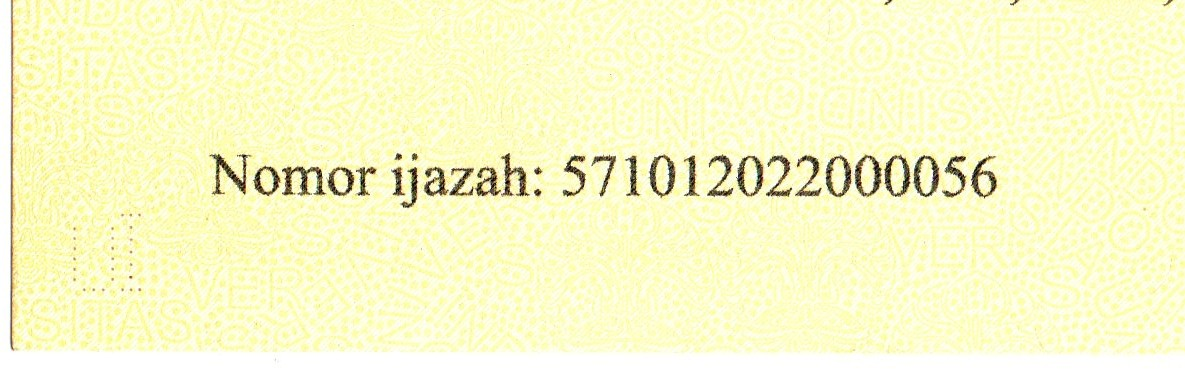
#> input picture Nomor Ijazah/01_HighQuality_Enhanced (1).jpg, 1185 x 369 px
$ python -i main.py   (imports and definitions only)
#> lines starting #> are read from the running program, lines starting #| are printed output that depends on the picture; after the words box and inside, x2 and y2 are one past the last pixel; in counts of white or black regions, pixels touching at a corner belong together
from pathlib import Path
import argparse
import csv
import re
import sys
import cv2
import numpy as np
import pandas as pd
import pytesseract
import matplotlib.pyplot as plt

from pathlib import Path

# Lokasi Tesseract di laptop kamu

pytesseract.pytesseract.tesseract_cmd = (
r"C:\Program Files\Tesseract-OCR\tesseract.exe"
)
# [2 lines not run here, left out]

# =========================================================
# 1. KONFIGURASI FOLDER
# =========================================================
BASE_DIR = Path(__file__).resolve().parent

NOMOR_DIR = BASE_DIR / "Nomor Ijazah"
TANDA_TANGAN_DIR = BASE_DIR / "Tanda Tangan"
KOSONG_DIR = BASE_DIR / "Tanda Tangan Kosong"
OUTPUT_DIR = BASE_DIR / "Hasil"

# [1 line not run here, left out]

GROUND_TRUTH_NUMBER = "571012022000056"

EXTENSIONS = {".jpg", ".jpeg", ".png", ".bmp", ".tif", ".tiff"}


def natural_key(path):
    return [int(x) if x.isdigit() else x.lower()
            for x in re.split(r"(\d+)", path.name)]


# [15 lines left out: functions get_images, read_gray, not called in this run]


# =========================================================
# 2. TIGA METODE IMAGE ENHANCEMENT
# =========================================================
def brightness_adjustment(gray, beta=25):
    # beta positif membuat citra lebih terang
    return cv2.convertScaleAbs(gray, alpha=1.0, beta=beta)


# [6 lines left out: function contrast_stretching, not called in this run]


def histogram_equalization(gray):
    return cv2.equalizeHist(gray)


# [46 lines left out: functions perform_ocr, edit_distance, character_error_rate, not called in this run]


# =========================================================
# 3. SIGNATURE DETECTION
# =========================================================
def detect_signature(gray, min_ink_pixels=80, min_ink_ratio=0.001):
    """
    Deteksi heuristik sederhana berdasarkan tinta.
    Pastikan crop gambar tanda tangan hanya berisi area tanda tangan.
    Ambang perlu disesuaikan dengan ukuran/kualitas citra.
    """
    blurred = cv2.GaussianBlur(gray, (3, 3), 0)
    _, binary = cv2.threshold(
        blurred, 0, 255, cv2.THRESH_BINARY_INV + cv2.THRESH_OTSU
    )

    kernel = cv2.getStructuringElement(cv2.MORPH_ELLIPSE, (2, 2))
    cleaned = cv2.morphologyEx(binary, cv2.MORPH_OPEN, kernel)

    count, labels, stats, _ = cv2.connectedComponentsWithStats(
        cleaned, connectivity=8
    )
    filtered = np.zeros_like(cleaned)
    for i in range(1, count):
        if stats[i, cv2.CC_STAT_AREA] >= 8:
            filtered[labels == i] = 255

    ink_pixels = cv2.countNonZero(filtered)
    total_pixels = filtered.shape[0] * filtered.shape[1]
    ink_ratio = ink_pixels / max(total_pixels, 1)

    present = (
        ink_pixels >= min_ink_pixels
        and ink_ratio >= min_ink_ratio
    )
    status = "SIGNATURE PRESENT" if present else "SIGNATURE ABSENT"
    return status, binary, filtered, ink_pixels, ink_ratio


# =========================================================
# 4. MEMBUAT 9 CITRA KOSONG SEBAGAI DATA PEMBANDING
# =========================================================
# [215 lines left out: functions create_blank_examples, visualize_one, test_blank_signatures, main, not called in this run]


# [2 lines not run here, left out]

>>> import cv2
>>> picture = cv2.imread('Nomor Ijazah/01_HighQuality_Enhanced (1).jpg', cv2.IMREAD_GRAYSCALE)
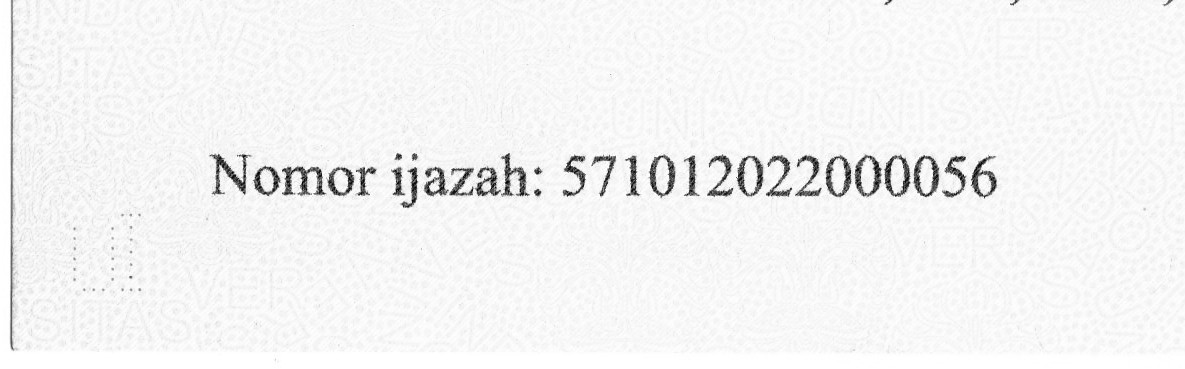
#> picture: shape (369, 1185); min 0, max 255, mean 243.3
>>> result = detect_signature(picture)
#> in detect_signature, `_, binary = cv2.threshold( blurred, 0, 255, cv2.THRESH_BINARY_INV + cv..`:
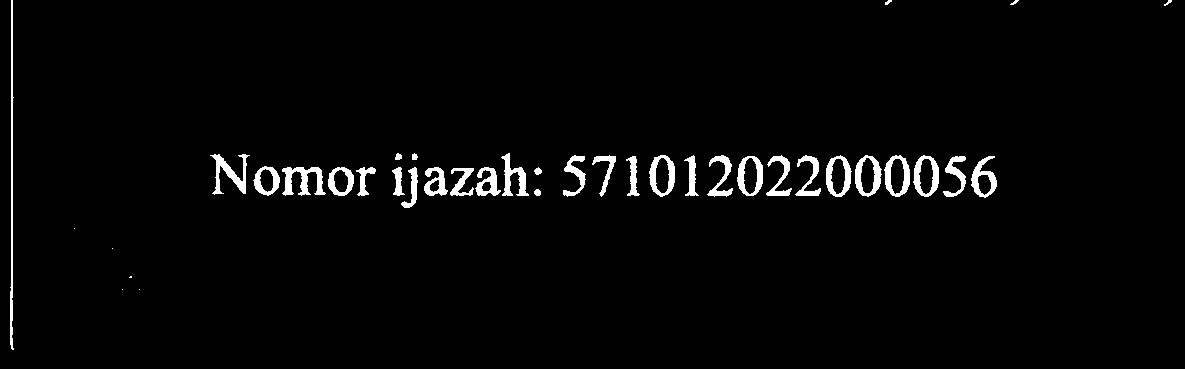
#> binary: shape (369, 1185); 2.6% white; 39 white regions (5 under 20 px), largest, box (x1, y1, x2, y2) and area: (10, 0, 14, 350) 746, (282, 167, 326, 196) 644, (210, 154, 250, 195) 582
#> in detect_signature, `cleaned = cv2.morphologyEx(binary, cv2.MORPH_OPEN, kernel)`:
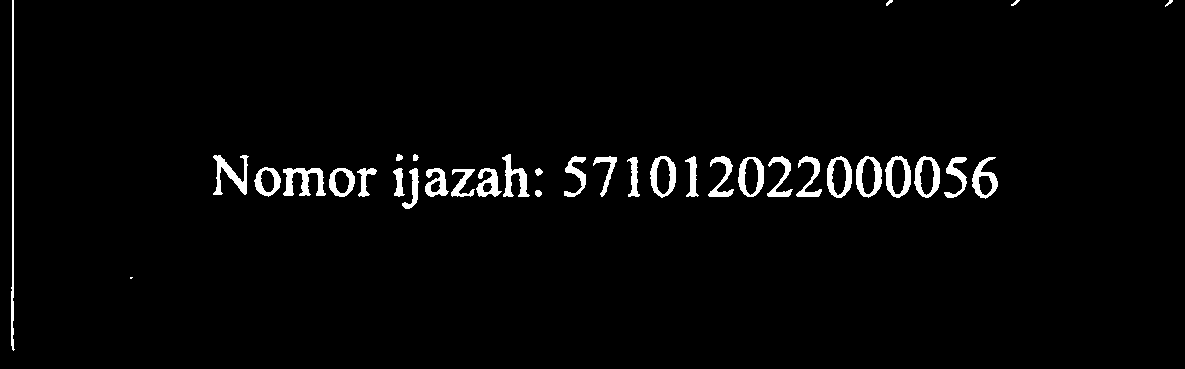
#> cleaned: shape (369, 1185); 2.6% white; 35 white regions (1 under 20 px), largest, box (x1, y1, x2, y2) and area: (11, 0, 15, 351) 745, (283, 168, 326, 196) 642, (213, 155, 249, 195) 578
#> in detect_signature, `count, labels, stats, _ = cv2.connectedComponentsWithStats( cleaned, c..`:
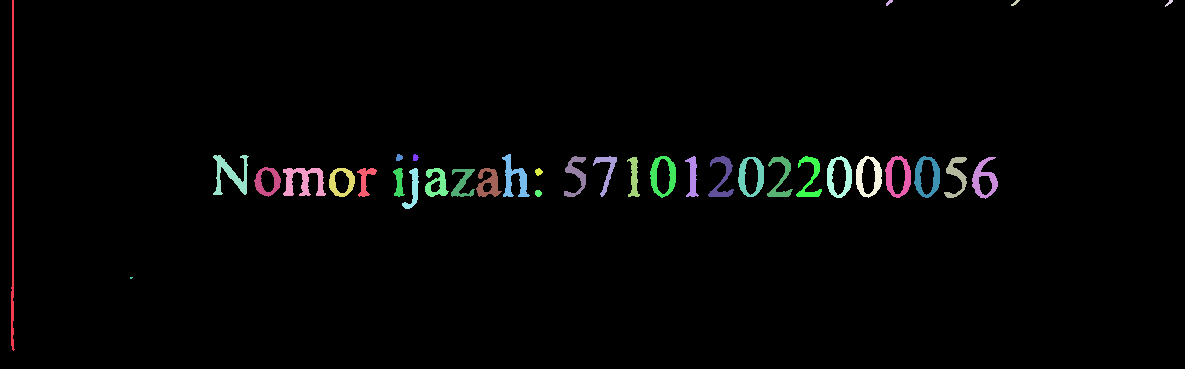
#> labels: shape (369, 1185) int32; 36 distinct labels, from 0 to 35; one colour per label, 0 black
#> in detect_signature, `count, labels, stats, _ = cv2.connectedComponentsWithStats( cleaned, c..`: count = 36; stats = 36 rows, first 6: [0, 0, 1185, 369, 425939], [11, 0, 4, 351, 745], [886, 0, 7, 6, 23], [1011, 0, 9, 6, 24], [1165, 0, 8, 7, 23], [213, 155, 36, 40, 578]
#> in detect_signature, `ink_pixels = cv2.countNonZero(filtered)`: ink_pixels = 11321
#> in detect_signature, `ink_ratio = ink_pixels / max(total_pixels, 1)`: ink_ratio = 0.0259
#> in detect_signature, `present = ( ink_pixels >= min_ink_pixels and ink_ratio >= min_ink_rati..`: present = True
#> in detect_signature, `status = "SIGNATURE PRESENT" if present else "SIGNATURE ABSENT"`: status = 'SIGNATURE PRESENT'
#> result = 5 items

$ run again, on Nomor Ijazah/07_ColorShift_WarmTint (1).jpg
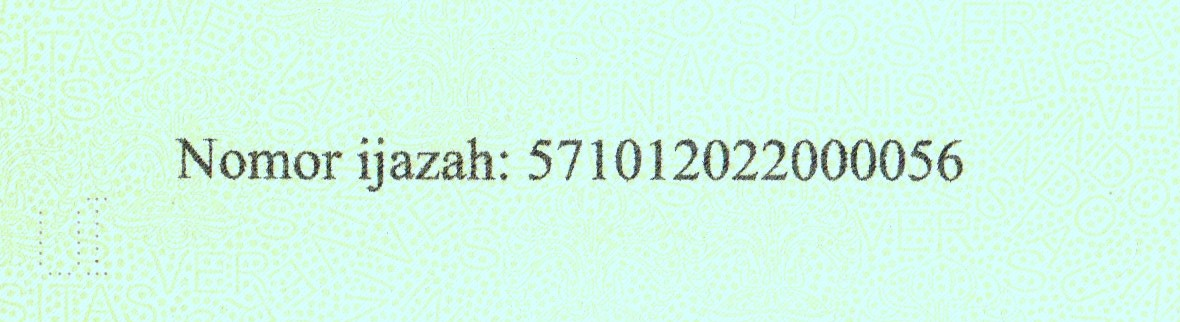
#> input picture Nomor Ijazah/07_ColorShift_WarmTint (1).jpg, 1180 x 322 px
#> in detect_signature, `_, binary = cv2.threshold( blurred, 0, 255, cv2.THRESH_BINARY_INV + cv..`:
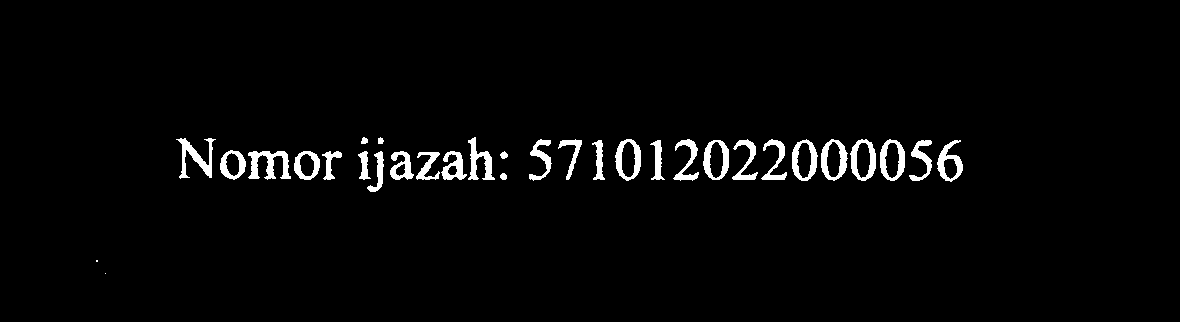
#> binary: shape (322, 1180); 2.7% white; 32 white regions (2 under 20 px), largest, box (x1, y1, x2, y2) and area: (248, 151, 291, 180) 638, (176, 138, 216, 179) 578, (821, 139, 848, 181) 503
#> cleaned: shape (322, 1180); 2.7% white; 31 white regions (1 under 20 px), largest, box (x1, y1, x2, y2) and area: (249, 152, 292, 180) 639, (179, 139, 215, 179) 571, (822, 140, 848, 182) 501
#> in detect_signature, `count, labels, stats, _ = cv2.connectedComponentsWithStats( cleaned, c..`:
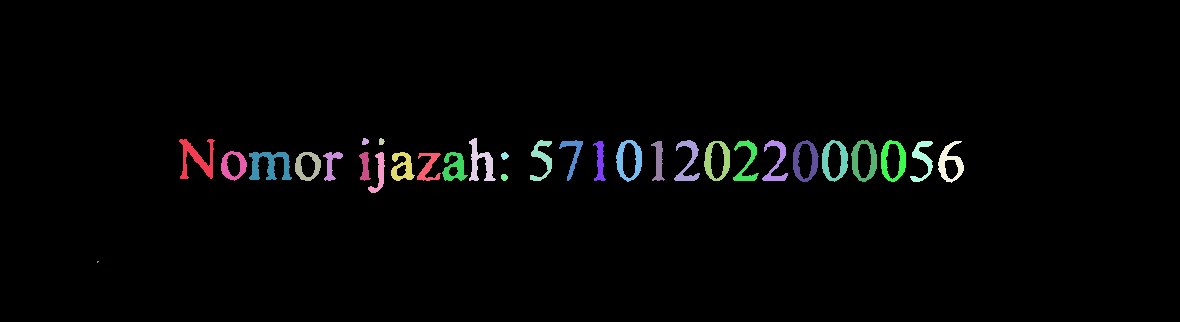
#> labels: shape (322, 1180) int32; 32 distinct labels, from 0 to 31; one colour per label, 0 black
#> count = 32; stats = 32 rows, first 6: [0, 0, 1180, 322, 369528], [179, 139, 36, 40, 571], [362, 138, 7, 7, 38], [379, 138, 6, 7, 32], [469, 138, 27, 43, 497], [530, 140, 22, 41, 366]
#> ink_pixels = 10429
#> ink_ratio = 0.0274
#> present = True
#> status = 'SIGNATURE PRESENT'
#> result = 5 items

$ run again, on Nomor Ijazah/08_JPEGCompression_Artifacts (1).jpg
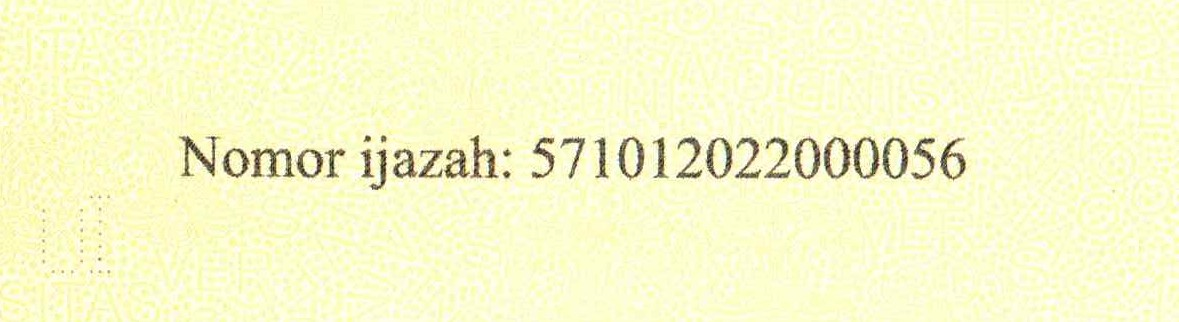
#> input picture Nomor Ijazah/08_JPEGCompression_Artifacts (1).jpg, 1179 x 322 px
#> in detect_signature, `_, binary = cv2.threshold( blurred, 0, 255, cv2.THRESH_BINARY_INV + cv..`:
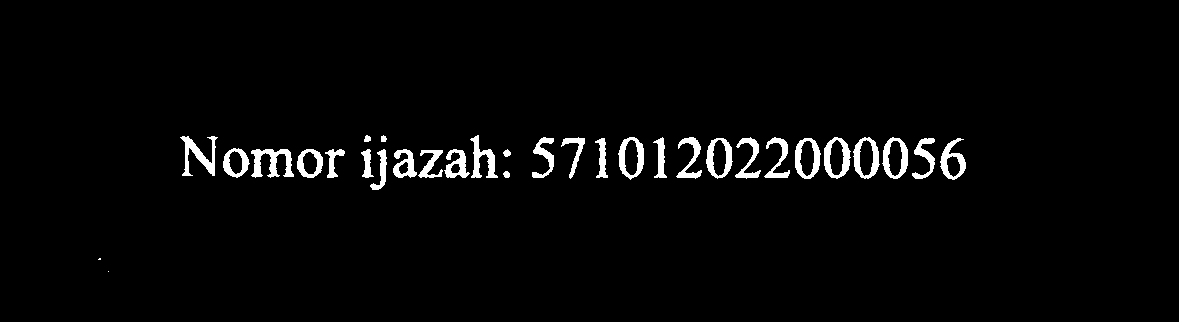
#> binary: shape (322, 1179); 2.8% white; 32 white regions (2 under 20 px), largest, box (x1, y1, x2, y2) and area: (251, 149, 294, 178) 643, (180, 136, 218, 176) 580, (824, 137, 851, 179) 515
#> cleaned: shape (322, 1179); 2.8% white; 31 white regions (1 under 20 px), largest, box (x1, y1, x2, y2) and area: (252, 150, 295, 178) 642, (182, 137, 218, 177) 576, (825, 138, 851, 180) 512
#> in detect_signature, `count, labels, stats, _ = cv2.connectedComponentsWithStats( cleaned, c..`:
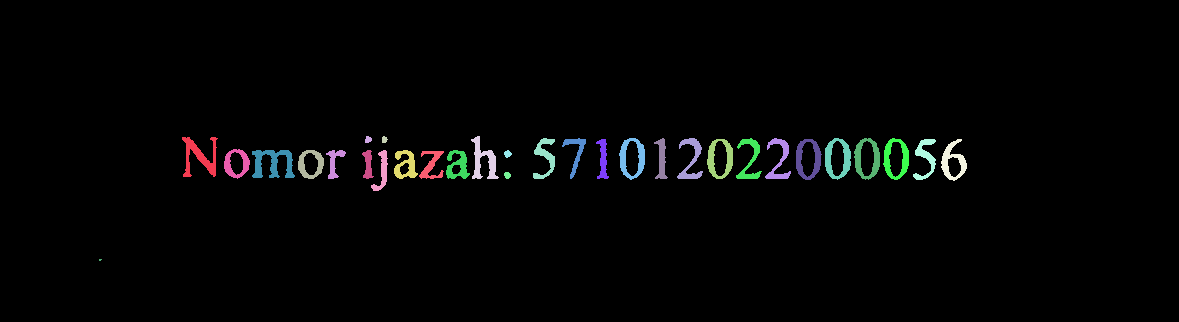
#> labels: shape (322, 1179) int32; 32 distinct labels, from 0 to 31; one colour per label, 0 black
#> count = 32; stats = 32 rows, first 6: [0, 0, 1179, 322, 369114], [182, 137, 36, 40, 576], [365, 136, 7, 7, 38], [382, 136, 6, 7, 32], [471, 136, 28, 43, 499], [533, 138, 22, 41, 377]
#> ink_pixels = 10519
#> ink_ratio = 0.0277
#> present = True
#> status = 'SIGNATURE PRESENT'
#> result = 5 items
